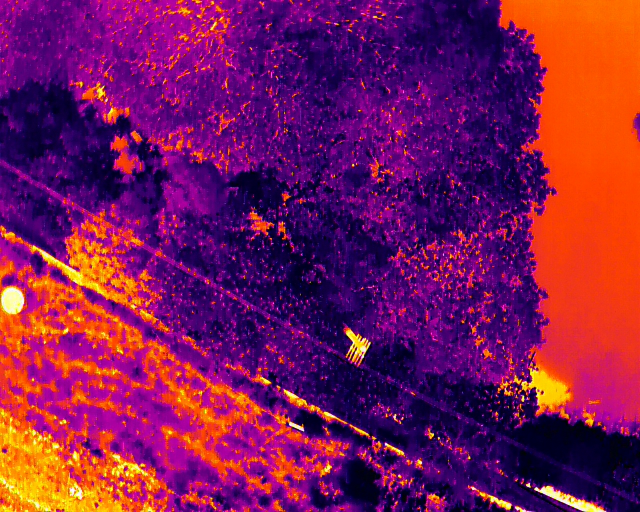
#> input picture 红外/imgs2/3.JPG, 1280 x 1024 px, given in place of W.JPG, which was not available (shown at 1/2 size)
$ python '对齐二-2.py'
#> lines starting #> are read from the running program, lines starting #| are printed output that depends on the picture; after the words box and inside, x2 and y2 are one past the last pixel; in counts of white or black regions, pixels touching at a corner belong together; pictures that were not available may be replaced by others from this repository, and a replacement may not be noted
import numpy as np
import cv2
import matplotlib.pyplot as plt


t_iamge_path = "./imgs2/T.JPG"
w_image_path = "./imgs2/W.JPG"

# 第一张图片的参数
width_A = 4000
height_A = 3000
dfov_A = 84  # 第一张图片的视场角

# 第二张图片的参数
width_B = 1280
height_B = 1024
dfov_B = 61  # 第二张图片的视场角

# 计算每个像素在水平视角下的角度（per-pixel angle）
angle_per_pixel_A = dfov_A / width_A
angle_per_pixel_B = dfov_B / width_B

# 第二张图片的半宽覆盖的角度
half_fov_B = dfov_B / 2

# 假设两张图片的中心点是相同的
# 从中心向外扩展，计算第二张图片的左右边缘在第一张图片中的角度范围
left_angle_B = -half_fov_B
right_angle_B = half_fov_B

# 计算对应第一张图片中对应的像素位置（以水平为例）
left_pixel_A = width_A // 2 + int(left_angle_B / angle_per_pixel_A)
right_pixel_A = width_A // 2 + int(right_angle_B / angle_per_pixel_A)

# 对应第二张图片高度（上下方向）的视角可以用类似的方法计算
vertical_fov_A = dfov_A * (height_A / width_A)  # 计算第一张图片的垂直视角
vertical_fov_B = dfov_B * (height_B / width_B)  # 计算第二张图片的垂直视角

angle_per_pixel_vertical_A = vertical_fov_A / height_A
angle_per_pixel_vertical_B = vertical_fov_B / height_B

# 第二张图片的上下边缘角度
top_angle_B = vertical_fov_B / 2
bottom_angle_B = -vertical_fov_B / 2

# 计算上下边缘在第一张图片中的对应像素
top_pixel_A = height_A // 2 - int(top_angle_B / angle_per_pixel_vertical_A)
bottom_pixel_A = height_A // 2 - int(bottom_angle_B / angle_per_pixel_vertical_A)

# 得到第一张图片中对应第二张图片的四个角点（左上，右上，左下，右下）
corners_A = np.float32([
    [left_pixel_A, top_pixel_A],     # 左上角
    [right_pixel_A, top_pixel_A],    # 右上角
    [right_pixel_A, bottom_pixel_A],  # 右下角
    [left_pixel_A, bottom_pixel_A],  # 左下角
])
corners_A=corners_A.astype(int)
# 打印出对应的角点坐标
print("对应的角点坐标（在第一张图片中）：")
for i, corner in enumerate(corners_A):
    print(f"角点 {i+1}: {corner}")

# 绘制第一张图片，并标记出对应角点
# image_A = np.zeros((height_A, width_A, 3), dtype=np.uint8)  # 创建一个空白图像模拟第一张图片
w_image = cv2.imread(w_image_path)
#> w_image is the input picture: shape (1024, 1280, 3); mean B, G, R 83.5, 25.2, 123.3
t_image = cv2.imread(t_iamge_path)
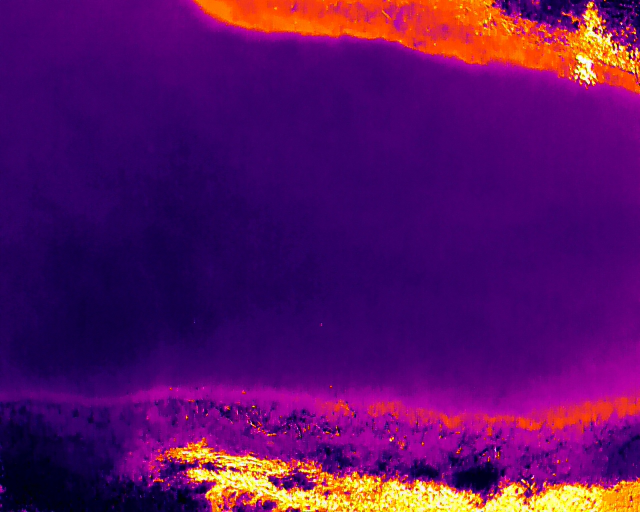
#> input picture 红外/imgs2/T.JPG, 1280 x 1024 px (shown at 1/2 size)
#> t_image is the input picture: shape (1024, 1280, 3); mean B, G, R 101.2, 14.3, 89.7

# for corner in corners_A:
#     cv2.circle(image_A, tuple(corner.astype(int)), 10, (0, 0, 255), -1)  # 用红点标记角点
cv2.polylines(w_image, [corners_A], isClosed=True, color=(0,0, 255), thickness=20)
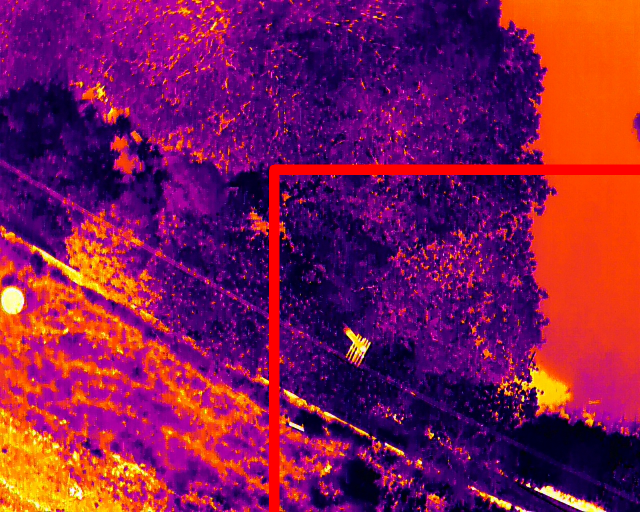
#> w_image: shape (1024, 1280, 3) (shown at 1/2 size); 2.27% of pixels changed, all inside (x1, y1, x2, y2) = (538, 329, 1280, 1024)
# 使用 plt 显示图像
plt.figure(figsize=(7, 2.5))
plt.subplot(1,2,2)
plt.imshow(cv2.cvtColor(w_image, cv2.COLOR_BGR2RGB))
plt.title('W')
plt.axis('off')

plt.subplot(1,2,1)
plt.imshow(cv2.cvtColor(t_image, cv2.COLOR_BGR2RGB))
plt.title('T')
plt.axis('off')
plt.show()
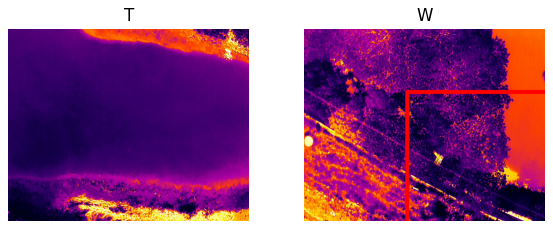
#> figure drawn by matplotlib, 2 panels
